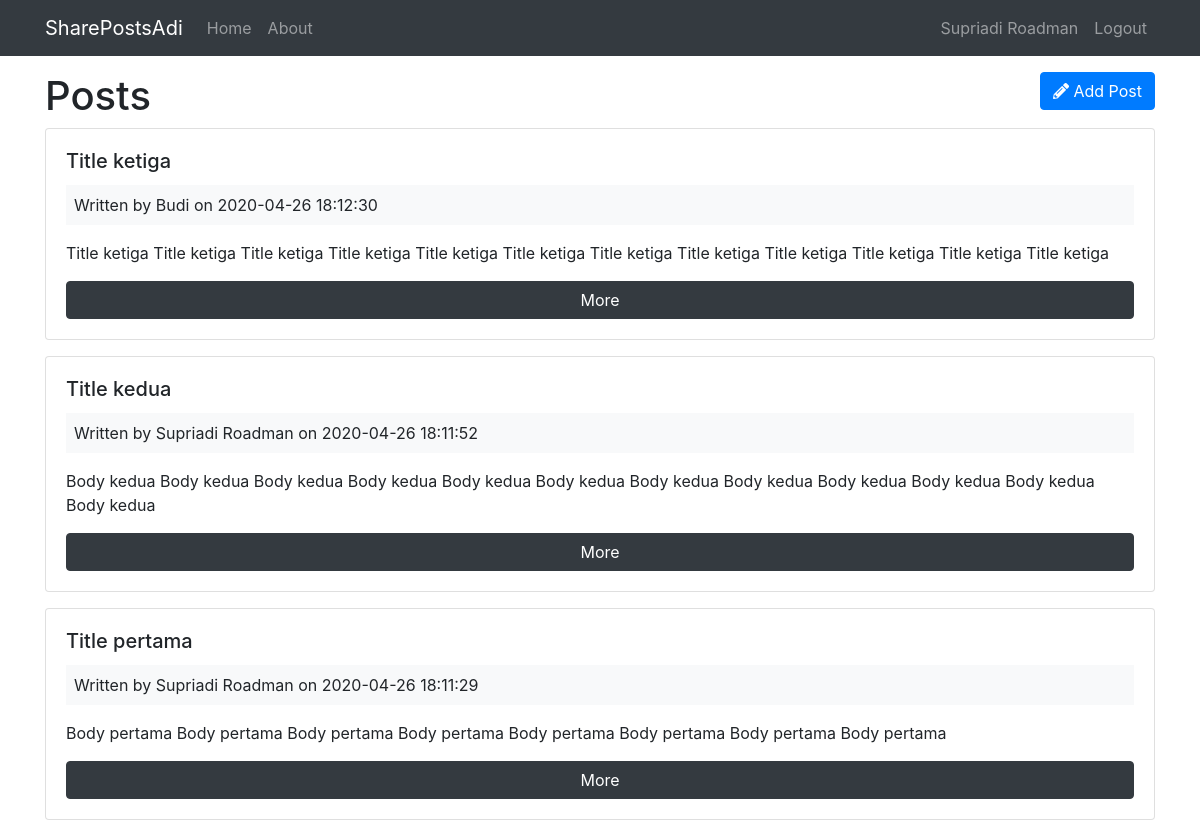
The page /posts (signed in) on the database its author committed.
### tables this page shows
CREATE TABLE `posts` (
  `id` int(11) NOT NULL,
  `user_id` int(11) NOT NULL,
  `title` varchar(255) NOT NULL,
  `body` text NOT NULL,
  `created_at` datetime NOT NULL DEFAULT current_timestamp()
);

CREATE TABLE `users` (
  `id` int(11) NOT NULL,
  `name` varchar(255) NOT NULL,
  `email` varchar(255) NOT NULL,
  `password` varchar(255) NOT NULL,
  `created_at` datetime NOT NULL DEFAULT current_timestamp()
);

### app/controllers/Posts.php (called while the page is built, shortened)
<?php
class Posts extends Controller
{
  public function __construct()
  {
    $this->postModel = $this->model('Post');
  }
  public function index()
  {
    $posts = $this->postModel->getPosts();
    $data = [
      'posts' => $posts,
    ];
    $this->view('inc/header');
    $this->view('posts/index', $data);
    $this->view('inc/footer');
  }
}

### app/libraries/Core.php (called while the page is built, shortened)
<?php
class Core
{
  protected $currentMethod = 'index';
  public function __construct()
  {
    $url = $this->getUrl();
    if (file_exists('../app/controllers/' . ucwords($url[0]) . '.php')) {
      unset($url[0]);
    }
    $this->currentController = new $this->currentController;
    $this->params = $url ? array_values($url) : [];
    call_user_func_array([$this->currentController, $this->currentMethod], $this->params);
  }
  public function getUrl()
  {
    if (isset($_GET['url'])) {
      $url = rtrim($_GET['url'], '/');
      $url = filter_var($url, FILTER_SANITIZE_URL);
      $url = explode('/', $url);
      return $url;
    }
  }
}

### public/index.php (called while the page is built, shortened)
<?php
$init = new Core;

### app/libraries/Database.php (called while the page is built, shortened)
<?php
class Database
{
  private $host = DB_HOST;
  private $user = DB_USER;
  private $pass = DB_PASS;
  private $dbname = DB_NAME;
  private $dbh;
  private $stmt;
  public function __construct()
  {
    $dsn = 'mysql:host=' . $this->host . ';dbname=' . $this->dbname;
    $options = array(
      PDO::ATTR_PERSISTENT => true,
      PDO::ATTR_ERRMODE => PDO::ERRMODE_EXCEPTION
    );
    try {
      $this->dbh = new PDO($dsn, $this->user, $this->pass, $options);
    } catch (PDOException $e) {
      $this->error = $e->getMessage();
      echo $this->error;
    }
  }
  public function query($sql)
  {
    $this->stmt = $this->dbh->prepare($sql);;
  }
  public function execute()
  {
    return $this->stmt->execute();
  }
  public function resultSet()
  {
    $this->execute();
    return $this->stmt->fetchAll(PDO::FETCH_OBJ);
  }
}

### app/models/Post.php (called while the page is built, shortened)
<?php
class Post
{
  private $db;
  public function __construct()
  {
    $this->db = new Database;
  }
  public function getPosts()
  {
    $this->db->query("SELECT *, posts.id as postID, users.id as userId,
                      posts.created_at as postCreated, users.created_at as userCreated
                      FROM posts INNER JOIN users ON posts.user_id = users.id
                      ORDER BY posts.created_at DESC");
    $result = $this->db->resultSet();
    return $result;
  }
}

### app/views/posts/index.php (the view, shortened to what this page needs)
<div class="row mt-3">
  <div class="col-md-6">
    <h1>Posts</h1>
  </div>
  <div class="col-md-6">
    <a href="<?= URLROOT; ?>/posts/add" class="btn btn-primary float-right">
      <i class="fas fa-pencil-alt"></i> Add Post
    </a>
  </div>
</div>
<?php foreach ($data['posts'] as $post) : ?>
  <div class="card card-body mb-3">
    <h5 class="card-title"><?= $post->title ?></h5>
    <div class="bg-light p-2 mb-3">
      Written by <?php echo $post->name; ?> on <?php echo $post->postCreated; ?>
    </div>
    <p class="card-text"><?php echo $post->body; ?></p>
    <a href="<?php echo URLROOT; ?>/posts/show/<?php echo $post->postID; ?>" class="btn btn-dark">More</a>
  </div>
<?php endforeach; ?>

### app/libraries/Controller.php (shortened to what this page needs)
<?php
class Controller
{
  public function view($view, $data = [])
  {
    if (file_exists('../app/views/' . $view . '.php')) {
      require_once '../app/views/' . $view . '.php';
    } else {
      die("Views does not exist");
    }
  }
}

### app/views/inc/header.php (shortened to what this page needs)
<!DOCTYPE html>
<html lang="en">
<head>
  <link rel="stylesheet" href="<?= URLROOT; ?>/css/bootstrap.min.css">
  <link rel="stylesheet" href="<?= URLROOT; ?>/fontawesome/css/all.min.css">
  <link rel="stylesheet" href="<?= URLROOT; ?>/css/style.css">
</head>
<body>
  <?php require APPROOT . '/views/inc/navbar.php' ?>
  <div class="container mt-3">

### app/views/inc/navbar.php (shortened to what this page needs)
<nav class="navbar navbar-expand-lg navbar-dark bg-dark">
  <div class="container">
    <a class="navbar-brand" href="<?= URLROOT; ?>"><?= SITENAME; ?></a>
    <div class="collapse navbar-collapse" id="navbarsExampleDefault">
      <ul class="navbar-nav mr-auto">
        <li class="nav-item">
          <a class="nav-link" href="<?= URLROOT; ?>">Home</a>
        </li>
        <li class="nav-item">
          <a class="nav-link" href="<?= URLROOT; ?>/pages/about">About</a>
        </li>
      </ul>
      <ul class="navbar-nav ml-auto">
        <?php if (isset($_SESSION['user_id'])) : ?>
          <li class="nav-item">
            <a class="nav-link" href="#"><?= $_SESSION['user_name'] ?></a>
          </li>
          <li class="nav-item">
            <a class="nav-link" href="<?= URLROOT; ?>/users/logout">Logout</a>
          </li>
        <?php endif; ?>
      </ul>
    </div>
  </div>
</nav>

### app/views/inc/footer.php (shortened to what this page needs)
</div>
</body>
</html>

### rows shown on the page
posts: title "Title ketiga", user.name "Budi", created_at "2020-04-26 18:12:30", body "Title ketiga Title ketiga Title ketiga Title ketiga Title ketiga Title ketiga Title ketiga Title ketiga Title ketiga Title ketiga Title ketiga Title ketiga"
posts: title "Title kedua", user.name "Supriadi Roadman", created_at "2020-04-26 18:11:52", body "Body kedua Body kedua Body kedua Body kedua Body kedua Body kedua Body kedua Body kedua Body kedua Body kedua Body kedua Body kedua"
posts: title "Title pertama", user.name "Supriadi Roadman", created_at "2020-04-26 18:11:29", body "Body pertama Body pertama Body pertama Body pertama Body pertama Body pertama Body pertama Body pertama"

### other values the page prints
SITENAME "SharePostsAdi"
$_SESSION['user_name'] "Supriadi Roadman"
